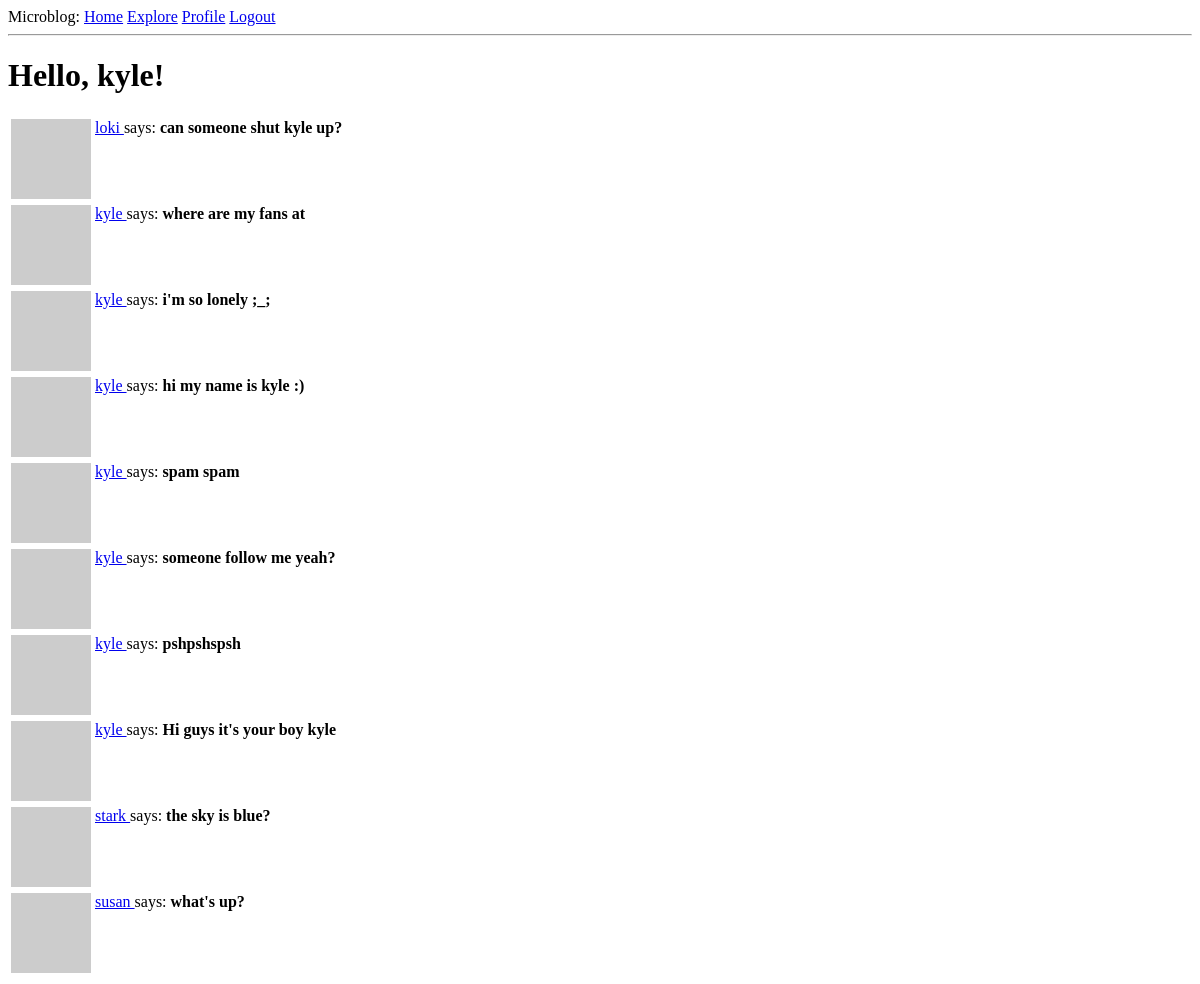
The page /explore (signed in) on the database as committed earlier.
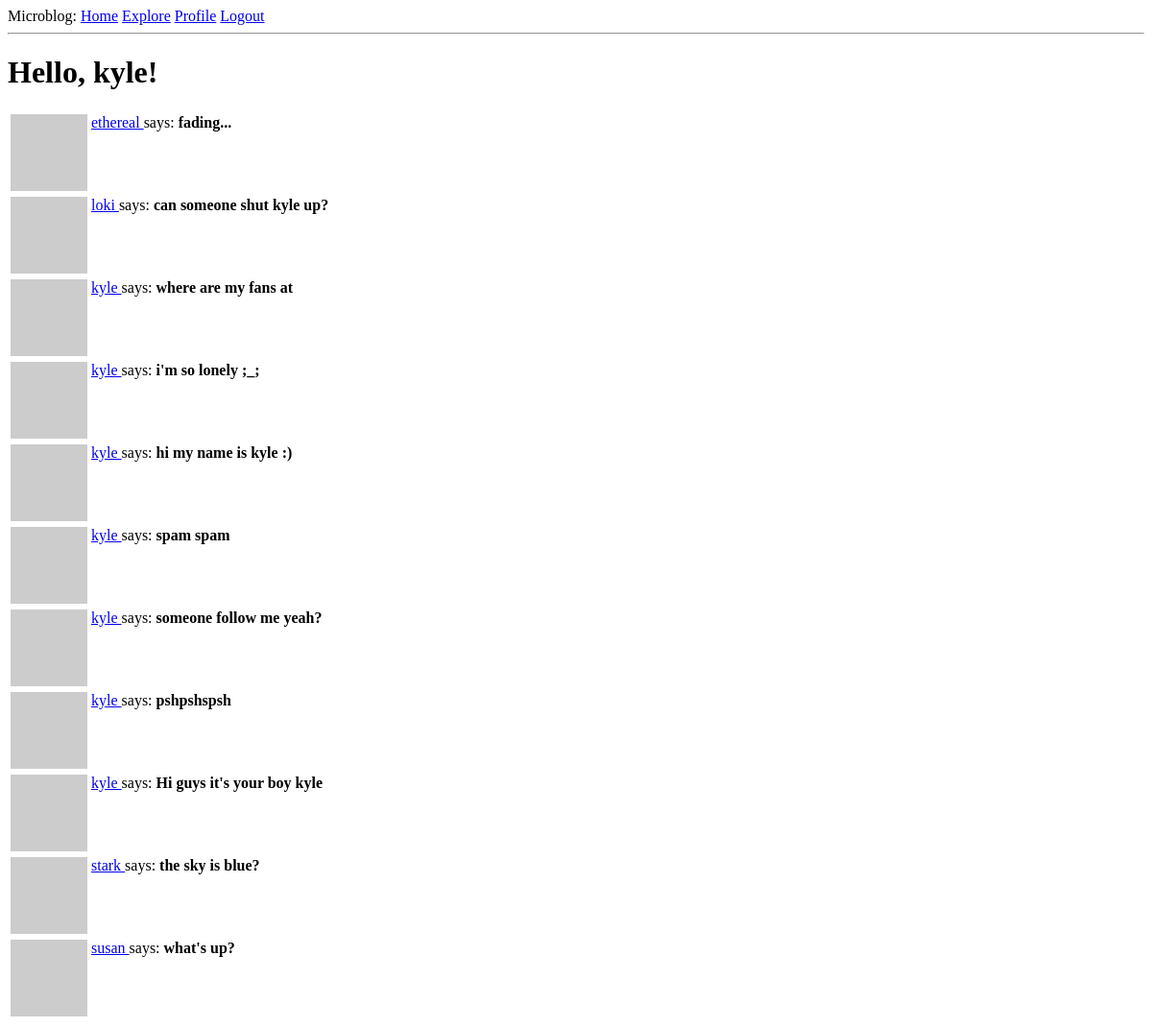
The same page on the database as committed later.
### app/models.py (models this page shows, shortened)
class Post(db.Model):
  id = db.Column(db.Integer, primary_key=True)
  body = db.Column(db.String(140))
  timestamp = db.Column(db.DateTime, index=True, default=datetime.utcnow)
  user_id = db.Column(db.Integer, db.ForeignKey('user.id'))

class User(UserMixin, db.Model):
  id = db.Column(db.Integer, primary_key=True)
  username = db.Column(db.String(64), index=True, unique=True)
  email = db.Column(db.String(120), index=True, unique=True)
  password_hash = db.Column(db.String(128))
  posts = db.relationship('Post', backref='author', lazy='dynamic')
  about_me = db.Column(db.String(140))
  last_seen = db.Column(db.DateTime, default=datetime.utcnow)
  followed = db.relationship(
    'User', secondary=followers,
    primaryjoin=(followers.c.follower_id == id),
    secondaryjoin=(followers.c.followed_id == id),
    backref=db.backref('followers', lazy='dynamic'), lazy='dynamic'
  )
  def avatar(self, size):
    digest = md5(self.email.lower().encode('utf-8')).hexdigest()
    return 'https://www.gravatar.com/avatar/{}?d=identicon&s={}'.format(
      digest, size
    )

### app/routes.py (the view)
@app.route('/explore')
@login_required
def explore():
  page = request.args.get('page', 1, type=int)
  posts = Post.query.order_by(Post.timestamp.desc()).paginate(
    page, app.config['POSTS_PER_PAGE'], False
  )
  next_url = url_for('explore', page=posts.next_num) \
    if posts.has_next else None
  prev_url = url_for('explore', page=posts.prev_num) \
    if posts.has_prev else None
  return render_template('index.html', title='Explore',
    posts=posts.items, next_url=next_url, prev_url=prev_url)

### app/models.py (called while the page is built)
@login.user_loader
def load_user(id):
  return User.query.get(int(id))

### app/routes.py (called while the page is built)
@app.before_request
def before_request():
  if current_user.is_authenticated:
    current_user.last_seen = datetime.utcnow()
    db.session.commit()

### app/templates/index.html (shortened to what this page needs)
{% extends 'base.html' %}
{% block content %}
  <h1>Hello, {{current_user.username}}!</h1>
  {% for post in posts %}
    {% include '_post.html' %}
  {% endfor %}
{% endblock %}

### app/templates/_post.html
<table>
  <tr valign="top">
    <td><img src="{{post.author.avatar(36)}}"></td>
    <td>
      <a href="{{url_for('user', username=post.author.username)}}">
        {{post.author.username}}
      </a>
       says: <b>{{post.body}}</b></td>
  </tr>
</table>

Rows that differ between the two databases and show on the page:
added Post: author.username "ethereal", body "fading..."
